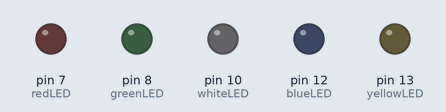
Simulated run of this sketch. Board: Arduino Uno, built with avr-gcc and run on an emulated ATmega328P. On the bench: output pins drawn as LEDs (lit = HIGH).

Above: at 0.1 s.
At 4.1 s:
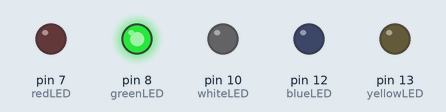
At 9.1 s:
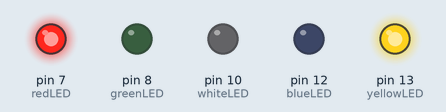
At 19.1 s:
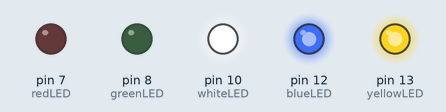
At 29.1 s:
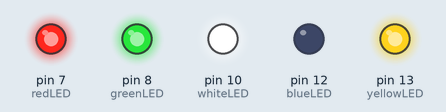
At 39.1 s:
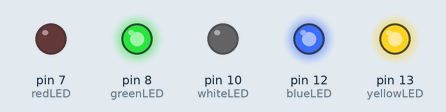
Timing chart, 0 to 40.0 s (numbered marks = the images above):
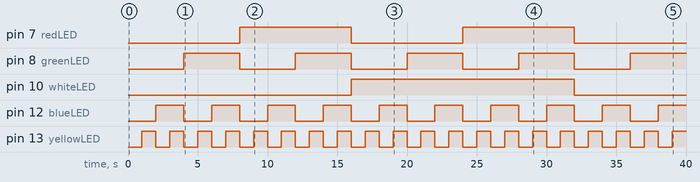

The sketch:

31-Binary.ino
```cpp
int redLED=7;
int greenLED=8;
int blueLED=12;
int yellowLED=13;
int whiteLED=10;

int pause= 1000;

void setup() {
  pinMode(whiteLED, OUTPUT);
  pinMode(redLED, OUTPUT);
  pinMode(greenLED, OUTPUT);
  pinMode(blueLED, OUTPUT);
  pinMode(yellowLED, OUTPUT);

}

void loop() {
  digitalWrite(whiteLED, LOW);
  digitalWrite(redLED,LOW);
  digitalWrite(greenLED,LOW);
  digitalWrite(blueLED,LOW);
  digitalWrite(yellowLED,LOW);
  delay(pause);

  digitalWrite(whiteLED, LOW);
  digitalWrite(redLED,LOW);
  digitalWrite(greenLED,LOW);
  digitalWrite(blueLED,LOW);
  digitalWrite(yellowLED,HIGH);
  delay(pause);

digitalWrite(whiteLED, LOW);
  digitalWrite(redLED,LOW);
  digitalWrite(greenLED,LOW);
  digitalWrite(blueLED,HIGH);
  digitalWrite(yellowLED,LOW);
  delay(pause);

digitalWrite(whiteLED, LOW);
  digitalWrite(redLED,LOW);
  digitalWrite(greenLED,LOW);
  digitalWrite(blueLED,HIGH);
  digitalWrite(yellowLED,HIGH);
  delay(pause);

digitalWrite(whiteLED, LOW);
  digitalWrite(redLED,LOW);
  digitalWrite(greenLED,HIGH);
  digitalWrite(blueLED,LOW);
  digitalWrite(yellowLED,LOW);
  delay(pause);

digitalWrite(whiteLED, LOW);
  digitalWrite(redLED,LOW);
  digitalWrite(greenLED,HIGH);
  digitalWrite(blueLED,LOW);
  digitalWrite(yellowLED,HIGH);
  delay(pause);

digitalWrite(whiteLED, LOW);
  digitalWrite(redLED,LOW);
  digitalWrite(greenLED,HIGH);
  digitalWrite(blueLED,HIGH);
  digitalWrite(yellowLED,LOW);
  delay(pause);

digitalWrite(whiteLED, LOW);
  digitalWrite(redLED,LOW);
  digitalWrite(greenLED,HIGH);
  digitalWrite(blueLED,HIGH);
  digitalWrite(yellowLED,HIGH);
  delay(pause);

digitalWrite(whiteLED, LOW);
  digitalWrite(redLED,HIGH);
  digitalWrite(greenLED,LOW);
  digitalWrite(blueLED,LOW);
  digitalWrite(yellowLED,LOW);
  delay(pause);

digitalWrite(whiteLED, LOW);
  digitalWrite(redLED,HIGH);
  digitalWrite(greenLED,LOW);
  digitalWrite(blueLED,LOW);
  digitalWrite(yellowLED,HIGH);
  delay(pause);

digitalWrite(whiteLED, LOW);
  digitalWrite(redLED,HIGH);
  digitalWrite(greenLED,LOW);
  digitalWrite(blueLED,HIGH);
  digitalWrite(yellowLED,LOW);
  delay(pause);

digitalWrite(whiteLED, LOW);
  digitalWrite(redLED,HIGH);
  digitalWrite(greenLED,LOW);
  digitalWrite(blueLED,HIGH);
  digitalWrite(yellowLED,HIGH);
  delay(pause);

digitalWrite(whiteLED, LOW);
  digitalWrite(redLED,HIGH);
  digitalWrite(greenLED,HIGH);
  digitalWrite(blueLED,LOW);
  digitalWrite(yellowLED,LOW);
  delay(pause);

digitalWrite(whiteLED, LOW);
  digitalWrite(redLED,HIGH);
  digitalWrite(greenLED,HIGH);
  digitalWrite(blueLED,LOW);
  digitalWrite(yellowLED,HIGH);
  delay(pause);

digitalWrite(whiteLED, LOW);
  digitalWrite(redLED,HIGH);
  digitalWrite(greenLED,HIGH);
  digitalWrite(blueLED,HIGH);
  digitalWrite(yellowLED,LOW);
  delay(pause);

digitalWrite(whiteLED, LOW);
  digitalWrite(redLED,HIGH);
  digitalWrite(greenLED,HIGH);
  digitalWrite(blueLED,HIGH);
  digitalWrite(yellowLED,HIGH);
  delay(pause);

digitalWrite(whiteLED, HIGH);
digitalWrite(redLED,LOW);
  digitalWrite(greenLED,LOW);
  digitalWrite(blueLED,LOW);
  digitalWrite(yellowLED,LOW);
  delay(pause);

digitalWrite(whiteLED, HIGH);
  digitalWrite(redLED,LOW);
  digitalWrite(greenLED,LOW);
  digitalWrite(blueLED,LOW);
  digitalWrite(yellowLED,HIGH);
  delay(pause);

digitalWrite(whiteLED, HIGH);
  digitalWrite(redLED,LOW);
  digitalWrite(greenLED,LOW);
  digitalWrite(blueLED,HIGH);
  digitalWrite(yellowLED,LOW);
  delay(pause);

digitalWrite(whiteLED, HIGH);
  digitalWrite(redLED,LOW);
  digitalWrite(greenLED,LOW);
  digitalWrite(blueLED,HIGH);
  digitalWrite(yellowLED,HIGH);
  delay(pause);

digitalWrite(whiteLED, HIGH);
  digitalWrite(redLED,LOW);
  digitalWrite(greenLED,HIGH);
  digitalWrite(blueLED,LOW);
  digitalWrite(yellowLED,LOW);
  delay(pause);

digitalWrite(whiteLED, HIGH);
  digitalWrite(redLED,LOW);
  digitalWrite(greenLED,HIGH);
  digitalWrite(blueLED,LOW);
  digitalWrite(yellowLED,HIGH);
  delay(pause);

digitalWrite(whiteLED, HIGH);
  digitalWrite(redLED,LOW);
  digitalWrite(greenLED,HIGH);
  digitalWrite(blueLED,HIGH);
  digitalWrite(yellowLED,LOW);
  delay(pause);

digitalWrite(whiteLED, HIGH);
  digitalWrite(redLED,LOW);
  digitalWrite(greenLED,HIGH);
  digitalWrite(blueLED,HIGH);
  digitalWrite(yellowLED,HIGH);
  delay(pause);

digitalWrite(whiteLED, HIGH);
  digitalWrite(redLED,HIGH);
  digitalWrite(greenLED,LOW);
  digitalWrite(blueLED,LOW);
  digitalWrite(yellowLED,LOW);
  delay(pause);

digitalWrite(whiteLED, HIGH);
  digitalWrite(redLED,HIGH);
  digitalWrite(greenLED,LOW);
  digitalWrite(blueLED,LOW);
  digitalWrite(yellowLED,HIGH);
  delay(pause);

digitalWrite(whiteLED, HIGH);
  digitalWrite(redLED,HIGH);
 digitalWrite(greenLED,LOW);
  digitalWrite(blueLED,HIGH);
  digitalWrite(yellowLED,LOW);
  delay(pause);

digitalWrite(whiteLED, HIGH);
  digitalWrite(redLED,HIGH);
  digitalWrite(greenLED,LOW);
  digitalWrite(blueLED,HIGH);
  digitalWrite(yellowLED,HIGH);
  delay(pause);

digitalWrite(whiteLED, HIGH);
  digitalWrite(redLED,HIGH);
  digitalWrite(greenLED,HIGH);
  digitalWrite(blueLED,LOW);
  digitalWrite(yellowLED,LOW);
  delay(pause);

digitalWrite(whiteLED, HIGH);
  digitalWrite(redLED,HIGH);
  digitalWrite(greenLED,HIGH);
  digitalWrite(blueLED,LOW);
  digitalWrite(yellowLED,HIGH);
  delay(pause);

digitalWrite(whiteLED, HIGH);
  digitalWrite(redLED,HIGH);
  digitalWrite(greenLED,HIGH);
  digitalWrite(blueLED,HIGH);
  digitalWrite(yellowLED,LOW);
  delay(pause);

digitalWrite(whiteLED, HIGH);
  digitalWrite(redLED,HIGH);
  digitalWrite(greenLED,HIGH);
  digitalWrite(blueLED,HIGH);
  digitalWrite(yellowLED,HIGH);
  delay(pause);


}
```

Measured:
- by itself, pin 7 (redLED): alternates HIGH for 8.0 s and LOW for 8.0 s
- by itself, pin 8 (greenLED): alternates HIGH for 4.0 s and LOW for 4.0 s
- by itself, pin 10 (whiteLED): LOW → HIGH at 16.0 s, → LOW 16.0 s later
- by itself, pin 12 (blueLED): alternates HIGH for 2.0 s and LOW for 2.0 s
- by itself, pin 13 (yellowLED): alternates HIGH for 1.0 s and LOW for 1.0 s
